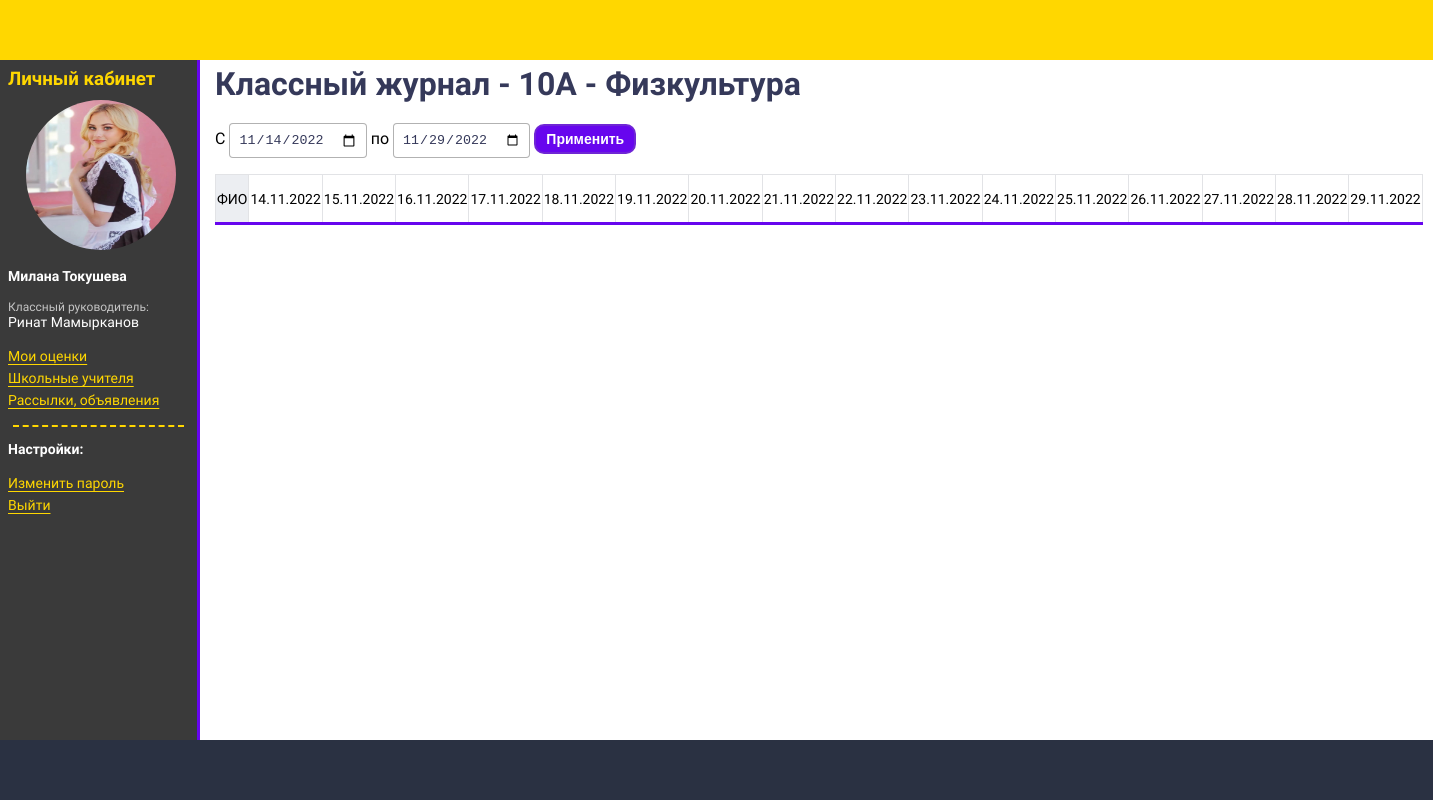
The page /journal/2/1/ (signed in) on the database its author committed.
### people/models.py (models this page shows, shortened)
class User(AbstractUser):
    face_id = models.IntegerField(primary_key=True)
    middle_name = models.CharField('Отчество', max_length=130)
    sex = models.CharField('Пол', choices=GENDER_CHOICES, max_length=1)
    birth_date = models.DateField('Дата рождения', blank=True, null=True)
    photo = models.ImageField(upload_to='people/', default='static/img/default-user.png', blank=True)
    description = models.TextField('Характеристика')
    user_status = models.CharField('Статус пользователя', choices=USER_STATUS_CHOICES, max_length=15)
    updated = models.DateField('Дата обновления', auto_now=True)
    USERNAME_FIELD = 'username'
    REQUIRED_FIELDS = ['email']
    objects = UserManager()
    class Meta:
        verbose_name = 'Пользователь'
        verbose_name_plural = 'Пользователи'

### journal/models.py (models this page shows, shortened)
class GroupStudent(models.Model):
    grade = models.OneToOneField(Grade, related_name='group', on_delete=models.CASCADE,
                                 verbose_name='Наименование класса')
    create_group = models.DateField('Дата создания группы учеников')
    updated = models.DateField('Дата обновления', auto_now=True)
    created = models.DateField('Дата создания', auto_now_add=True)
    class Meta:
        verbose_name = 'Група учеников'
        verbose_name_plural = 'Группы учеников'

class Grade(models.Model):
    number = models.SmallIntegerField('Цифра')
    symbol = models.CharField('Символ', max_length=1)
    lessons = models.ManyToManyField(Lesson, related_name='grade', verbose_name='Уроки класса')
    def __str__(self):
        return f'{self.number}{self.symbol}'
    class Meta:
        verbose_name = 'класс'
        verbose_name_plural = 'Справочник классов'

class Lesson(models.Model):
    name = models.CharField('Название', max_length=100)
    def __str__(self):
        return self.name
    class Meta:
        verbose_name = 'предмет'
        verbose_name_plural = 'Справочник предметов'

### journal/views.py (the view)
# urls.py: path('<int:group_id>/<int:lesson_id>/', ScoreLessonListView.as_view(), name='score_lesson'),
class ScoreLessonListView(LoginRequiredMixin, TeacherLessonPermissionsMixin, ScoreJournalMixin, ListView):
    template_name = 'journal/journal_lesson_list.html'
    context_object_name = 'scores'
    permission_denied_message = 'В доступе отказанно'
    def get_queryset(self):
        group_student = GroupStudent.objects.select_related('grade')
        self.group = get_object_or_404(group_student, id=self.kwargs['group_id'])
        self.lesson = get_object_or_404(Lesson, id=self.kwargs['lesson_id'])
        queryset = Score.objects.select_related('group', 'lesson')\
            .filter(group_id=self.kwargs['group_id'], lesson_id=self.kwargs['lesson_id'])
        return queryset
    def get_context_data(self, *, object_list=None, **kwargs):
        context = super(ScoreLessonListView, self).get_context_data(**kwargs)
        date_period = self.create_date_period_list()
        students = User.objects.select_related('student', 'student__group').filter(student__group=self.group)
        scores = Score.objects.select_related('group', 'lesson')\
            .filter(created__in=date_period, lesson_id=self.lesson, group_id=self.group)
        context['date_period'] = date_period
        context['students'] = students
        context['scores_dict'] = self.create_scores_dict(date_period,
                                                         scores.values('id', 'student', 'score', 'created'),
                                                         students, 'student')
        context['group'] = self.group
        context['lesson'] = self.lesson
        return context

### django_journal/permissions.py (called while the page is built)
    def dispatch(self, request, *args, **kwargs):
        if not self.has_permissions():
            raise PermissionDenied()
        return super().dispatch(request, *args, **kwargs)

    def has_permissions(self):
        if self.request.method == 'POST':
            lesson_id = self.request.POST.get('lesson')
        else:
            lesson_id = self.kwargs['lesson_id']
        teacher = Teacher.objects.prefetch_related('lessons').filter(user=self.request.user, lessons=lesson_id).exists()
        return teacher or self.request.user.is_superuser

### journal/templatetags/sidebar.py (called while the page is built)
@register.inclusion_tag('people/tpl/student_sidebar_tpl.html', name='student_sidebar')
def student_sidebar(user):
    group_student = User.objects.select_related('student__group').get(pk=user.face_id)
    user_group_manager = User.objects.select_related('teacher')\
        .get(teacher__group_manager=group_student.student.group_id)
    return {'user': user, 'user_group_manager': user_group_manager}

### utils/service.py (called while the page is built, shortened)
    def create_date_period_list(self):
        day_delta = datetime.timedelta(days=1)
        try:
            start_date = datetime.datetime.strptime(self.request.GET.get('start-date'), '%Y-%m-%d').date()
            end_date = datetime.datetime.strptime(self.request.GET.get('end-date'), '%Y-%m-%d').date()
        except (ValueError, TypeError):
            end_date = datetime.date.today()
            start_date = end_date - datetime.timedelta(days=15)
        return [start_date + i * day_delta for i in range((end_date - start_date).days + 1)]

    @staticmethod
    def create_scores_dict(date_period, scores, grouping_object, grouping_object_name):
        scores_dict = {}
        for date in date_period:
            scores_dict[date] = {}
        return scores_dict

### journal/templates/journal/journal_lesson_list.html (shortened to what this page needs)
{% extends "base.html" %}
{% load filters %}
{% block content %}
    <h1>Классный журнал - {{ group.grade }} - {{ lesson }}</h1>
    <form action="{% url 'score_lesson' group.id lesson.id %}" method="get">
        <label> С
            <input class="input-date" name="start-date" type="date" value="{{ date_period|first|date:"Y-m-d" }}" >
        </label>
        <label> по
            <input class="input-date" name="end-date" type="date" value="{{ date_period|last|date:"Y-m-d" }}">
        </label>
        <button class="btn-filter btn-filter-purple" type="submit">Применить</button>
    </form>
    <table id="testTable" class="table-journal">
        <thead>
            <tr>
                <th>ФИО</th>
                 {% for date in date_period %}
                     <th>{{ date|date:"d.m.Y" }}</th>
                 {% endfor %}
            </tr>
        </thead>
    </table>
{% endblock %}

### people/templates/people/tpl/student_sidebar_tpl.html
{% block sidebar %}
    <h3>Личный кабинет</h3>
    <img class="user-avatar" src="{{ user.photo.url }}" alt="{{ user.get_full_name }}">
    <p><b>{{ user.get_full_name }}</b></p>
    <p><span class="small">Классный руководитель:</span> <br>{{ user_group_manager.get_full_name }}</p>
    <ul>
        <li><a href="{% url 'student_lk' %}">Мои оценки</a></li>
        <li><a href="{% url 'teacher_list' %}">Школьные учителя</a></li>
        <li><a href="{% url 'mailing_list' %}">Рассылки, объявления</a></li>
    </ul>
    <hr>
    <p><b>Настройки:</b></p>
    <ul>
        <li><a href="{% url 'password_change' %}">Изменить пароль</a></li>
        <li><a href="{% url 'logout' %}">Выйти</a></li>
    </ul>
{% endblock %}

### journal/static/css/style.css (style rules this page uses)
body { font-family: "Roboto", sans-serif; display: grid; grid-template-areas: "header header header" "sidebar content content" "footer footer footer"; grid-template-rows: 60px 1fr 60px; grid-template-columns: 200px 1fr 15%; height: 100vh; margin: 0; }
h1, h2, h3, h4 { color: #35395A; padding: 0; margin: 5px 0 20px; }
.sidebar p { color: white; font-size: 14px; }
.sidebar a { color: gold; font-size: 14px; }
.sidebar h3 { color: gold; margin: 0; }
.sidebar hr { color: gold; width: 95%; height: 0; border: none; border-top: 2px dashed gold; }
.sidebar img { margin-top: 10px; margin-left: 10%; }
.sidebar ul { padding: 0; }
.sidebar ul li { list-style-type: none; margin-top: 3px; text-underline-offset: 3px; }
.user-avatar { border-radius: 50%; height: 150px; width: 150px; }
.table-journal { border-collapse: collapse; width: 95%; }
.table-journal thead { border-bottom: 3px solid #6705ee; font-size: 14px; }
.table-journal th { border: 1px solid #e2e3e6; height: 45px; font-weight: normal; }
.table-journal tr { border: 1px solid gray; }
.table-journal th:first-child, .table-journal td:first-child { background-color: #eceef2; }
.btn-filter { border-style: solid; border-width: 2px; color: #FFFFFF; border-radius: 10px; cursor: pointer; overflow: hidden; transition: all 200ms ease-in-out 0s; white-space: nowrap; font-weight: 700; padding: 5px 10px 5px; font-size: 14px; }
.btn-filter-purple { border-color: #6F26D5; background-color: #6705EE; }
.input-date { border: 1px solid #d2d2d2; border-radius: 10px; padding: 5px 10px 5px; }
.small { font-size: 12px; color: #c4c4c4; }
.create-form input[type=text], input[type=email], input[type=password], input[type=date] { border-radius: 4px; border: 1px solid rgba(0,0,0,0.3); padding: 8px; color: #35395A; }

### rows shown on the page
User: photo (picture), get_full_name "Милана Токушева"
User: get_full_name "Ринат Мамырканов"
GroupStudent: grade "10А"
Lesson: name "Физкультура"

### other values the page prints
{{ date|date:"d.m.Y" }} "14.11.2022" "15.11.2022" "16.11.2022" "17.11.2022" "18.11.2022" "19.11.2022" "20.11.2022" "21.11.2022" "22.11.2022" "23.11.2022" "24.11.2022" "25.11.2022" "26.11.2022" "27.11.2022" "28.11.2022" "29.11.2022"
